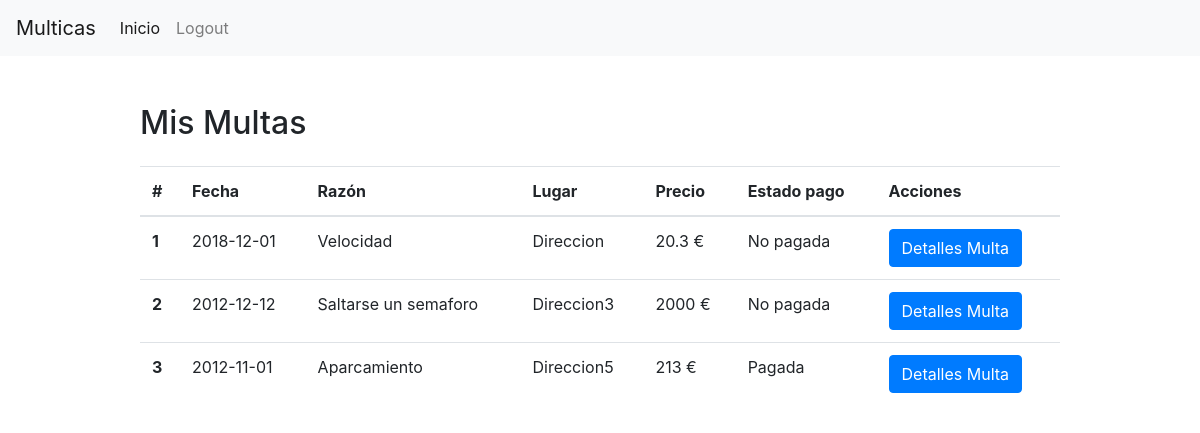
The app's page /php/main_infractor.php (signed in) with its own data.
### tables this page shows
CREATE TABLE `multas` (
  `id` int(11) NOT NULL,
  `razon` varchar(255) NOT NULL,
  `fecha` date NOT NULL,
  `reclamada` tinyint(1) NOT NULL DEFAULT '0',
  `direccion` varchar(255) NOT NULL,
  `precio` float NOT NULL,
  `estado` int(1) NOT NULL,
  `n_bastidor` varchar(50) NOT NULL,
  `credencial` varchar(255) NOT NULL
);

### php/obtener_multas_infractor.php (called while the page is built, shortened)
<?php
    $credencial = isset($_SESSION["credencial"]) ? $_SESSION["credencial"] : null;
    include "conexion_bd.php";
    $resultado = mysqli_query($conexion, "SELECT id, razon, fecha, reclamada, precio, estado, m.n_bastidor, direccion FROM multas m LEFT JOIN coches c ON m.n_bastidor = c.n_bastidor WHERE c.credencial = '$credencial'");
    $arrayMultas = array();
    while ($row = mysqli_fetch_array($resultado))
    {
        $idMulta = $row["id"];
        $razon = $row["razon"];
        $fecha = $row["fecha"];
        $reclamada = $row["reclamada"];
        $precio = $row["precio"];
        $estado = $row["estado"];
        $nbastidor = $row["n_bastidor"];
        $direccion = $row["direccion"];
        $arrayMultas[$idMulta] = array(
            "idMulta" => $idMulta,
            "razon" => $razon,
            "fecha" => $fecha,
            "reclamada" => $reclamada,
            "precio" => $precio,
            "estado" => $estado,
            "nbastidor" => $nbastidor,
            "direccion" => $direccion
        );
    }
?>

### php/main_infractor.php (the view, shortened to what this page needs)
<!doctype html>
<html lang="es">
<head>
  <link rel="stylesheet" href="https://stackpath.bootstrapcdn.com/bootstrap/4.1.3/css/bootstrap.min.css"crossorigin="anonymous">
</head>
<body>
  <nav class="navbar navbar-expand-lg navbar-light bg-light">
    <a class="navbar-brand" href="#">Multicas</a>
    <div class="collapse navbar-collapse" id="navbarSupportedContent">
      <ul class="navbar-nav mr-auto">
        <li class="nav-item active">
          <a class="nav-link" href="index.html">Inicio</a>
        </li>
        <li class="nav-item">
          <a class="nav-link" href="logout.php">Logout</a>
        </li>
      </ul>
    </div>
  </nav>
  <div class="container mt-5">
    <div class="row">
      <div class="col-md-1"></div>
      <div class="col-md-10">
        <h2>Mis Multas</h2>
        <table class="table mt-4">
          <thead>
            <tr>
              <th scope="col">#</th>
              <th scope="col">Fecha</th>
              <th scope="col">Razón</th>
              <th scope="col">Lugar</th>
              <th scope="col">Precio</th>
              <th scope="col">Estado pago</th>
              <th scope="col">Acciones</th>
            </tr>
          </thead>
          <tbody>
            <?php
                include "obtener_multas_infractor.php";
                $nrow = 0;
                foreach ($arrayMultas as $multa)
                {
                    ++$nrow;
                    $razon = $multa["razon"];
                    $fecha = $multa["fecha"];
                    $precio = $multa["precio"];
                    $estado = $multa["estado"];
                    $direccion = $multa["direccion"];
                    $estadoString = "";
                    switch ($estado)
                    {
                        case 0:
                            $estadoString = "No pagada";
                            break;
                        case 1:
                            $estadoString = "Pagada";
                            break;
                    }
                    echo "<th scope='row'>$nrow</th>";
                    echo "<td>$fecha</td>";
                    echo "<td>$razon</td>";
                    echo "<td>$direccion</td>";
                    echo "<td>$precio €</td>";
                    echo "<td>$estadoString</td>";
                    echo "<td>";
                    echo "  <form action='obtener_detalles_multa.php' method='POST' ENCTYPE='multipart/form-data'>";
                    echo "    <input class='btn btn-primary' type='submit' value='Detalles Multa'>";
                    echo "  </form>";
                    echo "</td>";
                }
            ?>
          </tbody>
        </table>
      </div>
    </div>
  </div>
</body>
</html>

### records on screen
multas: fecha "2018-12-01", razon "Velocidad", direccion "Direccion", precio "20.3", estado "No pagada"
multas: fecha "2012-12-12", razon "Saltarse un semaforo", direccion "Direccion3", precio "2000", estado "No pagada"
multas: fecha "2012-11-01", razon "Aparcamiento", direccion "Direccion5", precio "213", estado "Pagada"
